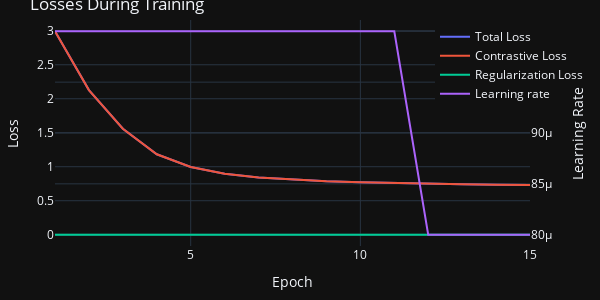

Source (notebook cell):
### Code cell
model.plot_training()

### Figure 1 — Plotly figure (JSON) as saved in the notebook; plotly's stock layout.template omitted (floating-point values rounded to 4 significant figures)
{"data": [{"mode": "lines", "name": "Total Loss", "type": "scatter", "x": [1, 2, 3, 4, 5, 6, 7, 8, 9, 10, 11, 12, 13, 14, 15], "y": [2.992, 2.127, 1.559, 1.183, 0.9955, 0.8971, 0.8414, 0.8089, 0.7872, 0.771, 0.7584, 0.749, 0.742, 0.7359, 0.7305]}, {"mode": "lines", "name": "Contrastive Loss", "type": "scatter", "x": [1, 2, 3, 4, 5, 6, 7, 8, 9, 10, 11, 12, 13, 14, 15], "y": [2.992, 2.127, 1.559, 1.183, 0.9955, 0.8971, 0.8414, 0.8089, 0.7872, 0.771, 0.7584, 0.749, 0.742, 0.7359, 0.7305]}, {"mode": "lines", "name": "Regularization Loss", "type": "scatter", "x": [1, 2, 3, 4, 5, 6, 7, 8, 9, 10, 11, 12, 13, 14, 15], "y": [0, 0, 0, 0, 0, 0, 0, 0, 0, 0, 0, 0, 0, 0, 0]}, {"mode": "lines", "name": "Learning rate", "type": "scatter", "x": [1, 2, 3, 4, 5, 6, 7, 8, 9, 10, 11, 12, 13, 14, 15], "y": [0.0001, 0.0001, 0.0001, 0.0001, 0.0001, 0.0001, 0.0001, 0.0001, 0.0001, 0.0001, 0.0001, 8e-05, 8e-05, 8e-05, 8e-05], "yaxis": "y2"}], "layout": {"height": 300, "legend": {"x": 0.8, "xanchor": "left", "y": 0.99, "yanchor": "top"}, "margin": {"b": 20, "l": 20, "r": 20, "t": 20}, "title": {"text": "Losses During Training"}, "width": 600, "xaxis": {"title": {"text": "Epoch"}}, "yaxis": {"title": {"text": "Loss"}}, "yaxis2": {"overlaying": "y", "side": "right", "title": {"text": "Learning Rate"}}}}
